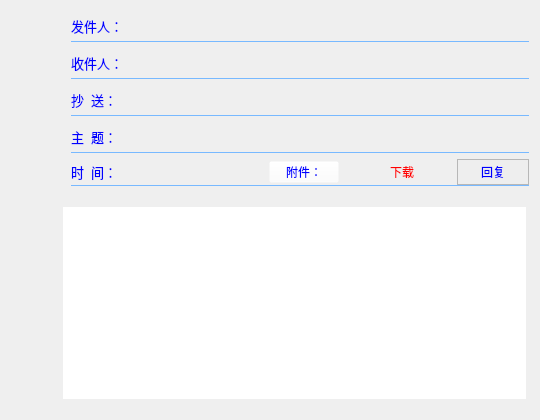
     <widget class="QWidget" name="tab_4">
      <attribute name="title">
       <string>查看邮件</string>
      </attribute>
      <layout class="QVBoxLayout" name="verticalLayout_7">
       <item>
        <layout class="QGridLayout" name="gridLayout_recver_3">
         <property name="spacing">
          <number>0</number>
         </property>
         <item row="0" column="0">
          <spacer name="horizontalSpacer_24">
           <property name="orientation">
            <enum>Qt::Horizontal</enum>
           </property>
           <property name="sizeType">
            <enum>QSizePolicy::Maximum</enum>
           </property>
           <property name="sizeHint" stdset="0">
            <size>
             <width>60</width>
             <height>20</height>
            </size>
           </property>
          </spacer>
         </item>
         <item row="0" column="1">
          <widget class="QLabel" name="label_recver_look_2">
           <property name="minimumSize">
            <size>
             <width>0</width>
             <height>30</height>
            </size>
           </property>
           <property name="font">
            <font>
             <pointsize>10</pointsize>
            </font>
           </property>
           <property name="styleSheet">
            <string notr="true">color: rgb(0, 0, 255);</string>
           </property>
           <property name="text">
            <string>发件人：</string>
           </property>
          </widget>
         </item>
         <item row="1" column="1" colspan="2">
          <widget class="QLabel" name="label_under_3">
           <property name="maximumSize">
            <size>
             <width>16777215</width>
             <height>1</height>
            </size>
           </property>
           <property name="styleSheet">
            <string notr="true">background-color: rgb(120, 185, 255);</string>
           </property>
           <property name="text">
            <string/>
           </property>
          </widget>
         </item>
         <item row="0" column="2">
          <widget class="QLineEdit" name="lineEdit_send_look">
           <property name="minimumSize">
            <size>
             <width>0</width>
             <height>30</height>
            </size>
           </property>
           <property name="font">
            <font>
             <pointsize>11</pointsize>
            </font>
           </property>
           <property name="styleSheet">
            <string notr="true">background-color: rgb(255, 255, 255,0);
border:0px;
color: rgb(170, 0, 255);</string>
           </property>
           <property name="text">
            <string/>
           </property>
          </widget>
         </item>
        </layout>
       </item>
       <item>
        <layout class="QGridLayout" name="gridLayout_recver_2">
         <property name="spacing">
          <number>0</number>
         </property>
         <item row="0" column="0">
          <spacer name="horizontalSpacer_13">
           <property name="orientation">
            <enum>Qt::Horizontal</enum>
           </property>
           <property name="sizeType">
            <enum>QSizePolicy::Maximum</enum>
           </property>
           <property name="sizeHint" stdset="0">
            <size>
             <width>60</width>
             <height>20</height>
            </size>
           </property>
          </spacer>
         </item>
         <item row="0" column="1">
          <widget class="QLabel" name="label_recver_look">
           <property name="minimumSize">
            <size>
             <width>0</width>
             <height>30</height>
            </size>
           </property>
           <property name="font">
            <font>
             <pointsize>10</pointsize>
            </font>
           </property>
           <property name="styleSheet">
            <string notr="true">color: rgb(0, 0, 255);</string>
           </property>
           <property name="text">
            <string>收件人：</string>
           </property>
          </widget>
         </item>
         <item row="1" column="1" colspan="2">
          <widget class="QLabel" name="label_under_2">
           <property name="maximumSize">
            <size>
             <width>16777215</width>
             <height>1</height>
            </size>
           </property>
           <property name="styleSheet">
            <string notr="true">background-color: rgb(120, 185, 255);</string>
           </property>
           <property name="text">
            <string/>
           </property>
          </widget>
         </item>
         <item row="0" column="2">
          <widget class="QLineEdit" name="lineEdit_recv_look">
           <property name="minimumSize">
            <size>
             <width>0</width>
             <height>30</height>
            </size>
           </property>
           <property name="font">
            <font>
             <pointsize>10</pointsize>
            </font>
           </property>
           <property name="styleSheet">
            <string notr="true">background-color: rgb(255, 255, 255,0);
border:0px;
color: rgb(170, 0, 255);</string>
           </property>
          </widget>
         </item>
        </layout>
       </item>
       <item>
        <layout class="QGridLayout" name="gridLayout_recver_6">
         <property name="spacing">
          <number>0</number>
         </property>
         <item row="0" column="0">
          <spacer name="horizontalSpacer_25">
           <property name="orientation">
            <enum>Qt::Horizontal</enum>
           </property>
           <property name="sizeType">
            <enum>QSizePolicy::Maximum</enum>
           </property>
           <property name="sizeHint" stdset="0">
            <size>
             <width>60</width>
             <height>20</height>
            </size>
           </property>
          </spacer>
         </item>
         <item row="0" column="1">
          <widget class="QLabel" name="label_recver_look_3">
           <property name="minimumSize">
            <size>
             <width>0</width>
             <height>30</height>
            </size>
           </property>
           <property name="font">
            <font>
             <pointsize>10</pointsize>
            </font>
           </property>
           <property name="styleSheet">
            <string notr="true">color: rgb(0, 0, 255);</string>
           </property>
           <property name="text">
            <string>抄  送：</string>
           </property>
          </widget>
         </item>
         <item row="1" column="1" colspan="2">
          <widget class="QLabel" name="label_under_6">
           <property name="maximumSize">
            <size>
             <width>16777215</width>
             <height>1</height>
            </size>
           </property>
           <property name="styleSheet">
            <string notr="true">background-color: rgb(120, 185, 255);</string>
           </property>
           <property name="text">
            <string/>
           </property>
          </widget>
         </item>
         <item row="0" column="2">
          <widget class="QLineEdit" name="lineEdit_copy_look">
           <property name="minimumSize">
            <size>
             <width>0</width>
             <height>30</height>
            </size>
           </property>
           <property name="font">
            <font>
             <pointsize>10</pointsize>
            </font>
           </property>
           <property name="styleSheet">
            <string notr="true">background-color: rgb(255, 255, 255,0);
border:0px;
color: rgb(170, 0, 255);</string>
           </property>
          </widget>
         </item>
        </layout>
       </item>
       <item>
        <layout class="QGridLayout" name="gridLayout_topic_2">
         <property name="spacing">
          <number>0</number>
         </property>
         <item row="0" column="1">
          <widget class="QLabel" name="label_topic_look">
           <property name="minimumSize">
            <size>
             <width>0</width>
             <height>30</height>
            </size>
           </property>
           <property name="font">
            <font>
             <pointsize>10</pointsize>
            </font>
           </property>
           <property name="styleSheet">
            <string notr="true">color: rgb(0, 0, 255);</string>
           </property>
           <property name="text">
            <string>主  题：</string>
           </property>
          </widget>
         </item>
         <item row="1" column="1" colspan="2">
          <widget class="QLabel" name="label_topicUnder_2">
           <property name="maximumSize">
            <size>
             <width>16777215</width>
             <height>1</height>
            </size>
           </property>
           <property name="styleSheet">
            <string notr="true">background-color: rgb(120, 185, 255);</string>
           </property>
           <property name="text">
            <string/>
           </property>
          </widget>
         </item>
         <item row="0" column="0">
          <spacer name="horizontalSpacer_23">
           <property name="orientation">
            <enum>Qt::Horizontal</enum>
           </property>
           <property name="sizeType">
            <enum>QSizePolicy::Maximum</enum>
           </property>
           <property name="sizeHint" stdset="0">
            <size>
             <width>60</width>
             <height>20</height>
            </size>
           </property>
          </spacer>
         </item>
         <item row="0" column="2">
          <widget class="QLineEdit" name="lineEdit_topic_look">
           <property name="minimumSize">
            <size>
             <width>0</width>
             <height>30</height>
            </size>
           </property>
           <property name="font">
            <font>
             <pointsize>11</pointsize>
            </font>
           </property>
           <property name="styleSheet">
            <string notr="true">background-color: rgb(255, 255, 255,0);
border:0px;
color: rgb(170, 0, 255);</string>
           </property>
          </widget>
         </item>
        </layout>
       </item>
       <item>
        <layout class="QHBoxLayout" name="horizontalLayout_8">
         <property name="spacing">
          <number>0</number>
         </property>
         <item>
          <spacer name="horizontalSpacer_16">
           <property name="orientation">
            <enum>Qt::Horizontal</enum>
           </property>
           <property name="sizeType">
            <enum>QSizePolicy::Maximum</enum>
           </property>
           <property name="sizeHint" stdset="0">
            <size>
             <width>60</width>
             <height>20</height>
            </size>
           </property>
          </spacer>
         </item>
         <item>
          <layout class="QVBoxLayout" name="verticalLayout_6">
           <property name="spacing">
            <number>0</number>
           </property>
           <item>
            <layout class="QHBoxLayout" name="horizontalLayout_6">
             <property name="spacing">
              <number>0</number>
             </property>
             <item>
              <widget class="QLabel" name="label_3">
               <property name="font">
                <font>
                 <pointsize>10</pointsize>
                </font>
               </property>
               <property name="styleSheet">
                <string notr="true">color: rgb(0, 0, 255);</string>
               </property>
               <property name="text">
                <string>时  间：</string>
               </property>
              </widget>
             </item>
             <item>
              <widget class="QLineEdit" name="lineEdit_dealTime_look">
               <property name="maximumSize">
                <size>
                 <width>200</width>
                 <height>200</height>
                </size>
               </property>
               <property name="styleSheet">
                <string notr="true">background-color: rgb(255, 255, 255,0);
border:0px;
color: rgb(131, 131, 131);</string>
               </property>
              </widget>
             </item>
             <item>
              <spacer name="horizontalSpacer_20">
               <property name="orientation">
                <enum>Qt::Horizontal</enum>
               </property>
               <property name="sizeType">
                <enum>QSizePolicy::Maximum</enum>
               </property>
               <property name="sizeHint" stdset="0">
                <size>
                 <width>45</width>
                 <height>20</height>
                </size>
               </property>
              </spacer>
             </item>
             <item>
              <widget class="QPushButton" name="pushButton_appendix_look">
               <property name="minimumSize">
                <size>
                 <width>70</width>
                 <height>22</height>
                </size>
               </property>
               <property name="maximumSize">
                <size>
                 <width>70</width>
                 <height>22</height>
                </size>
               </property>
               <property name="styleSheet">
                <string notr="true">QPushButton#pushButton_appendix_look
{
	color:blue;	
	background-color: rgb(255, 255, 255,0);
}

QPushButton#pushButton_appendix_look:hover
{
	color:white;
	background-color: rgb(255, 255, 255,0);
}
</string>
               </property>
               <property name="text">
                <string>附件：</string>
               </property>
              </widget>
             </item>
             <item>
              <widget class="QPushButton" name="pushButton_appendixPath_look">
               <property name="minimumSize">
                <size>
                 <width>0</width>
                 <height>22</height>
                </size>
               </property>
               <property name="font">
                <font>
                 <pointsize>10</pointsize>
                </font>
               </property>
               <property name="styleSheet">
                <string notr="true">QPushButton#pushButton_appendixPath_look
{
    color:green;
    background-color:rgb(238 , 238 , 238,0);
    border: 0px solid rgb(183 , 183 , 183);
}

QPushButton#pushButton_appendixPath_look:hover
{
    color:white;
    
	background-color: rgb(85, 170, 255);
    border: 0px solid rgb(15 , 150 , 255);
}
</string>
               </property>
               <property name="text">
                <string/>
               </property>
              </widget>
             </item>
             <item>
              <spacer name="horizontalSpacer_21">
               <property name="orientation">
                <enum>Qt::Horizontal</enum>
               </property>
               <property name="sizeType">
                <enum>QSizePolicy::Maximum</enum>
               </property>
               <property name="sizeHint" stdset="0">
                <size>
                 <width>13</width>
                 <height>20</height>
                </size>
               </property>
              </spacer>
             </item>
             <item>
              <widget class="QPushButton" name="pushButton_downAppendix">
               <property name="minimumSize">
                <size>
                 <width>30</width>
                 <height>22</height>
                </size>
               </property>
               <property name="maximumSize">
                <size>
                 <width>30</width>
                 <height>16777215</height>
                </size>
               </property>
               <property name="font">
                <font>
                 <pointsize>9</pointsize>
                </font>
               </property>
               <property name="styleSheet">
                <string notr="true">QPushButton#pushButton_downAppendix
{
    color:red;
    background-color:rgb(238 , 238 , 238,0);
    border: 0px solid rgb(183 , 183 , 183);
}

QPushButton#pushButton_downAppendix:hover
{
    
	color: rgb(0, 0, 255);
    
	background-color: rgb(221, 245, 255);
    border: 0px solid rgb(15 , 150 , 255);
}

QPushButton#pushButton_downAppendix:pressed
{
    color:white;	
	background-color: rgb(19, 42, 255);
    border: 1px solid rgb(11 , 137 , 234);
}</string>
               </property>
               <property name="text">
                <string>下载</string>
               </property>
              </widget>
             </item>
             <item>
              <spacer name="horizontalSpacer_22">
               <property name="orientation">
                <enum>Qt::Horizontal</enum>
               </property>
               <property name="sizeHint" stdset="0">
                <size>
                 <width>40</width>
                 <height>20</height>
                </size>
               </property>
              </spacer>
             </item>
             <item>
              <widget class="QPushButton" name="pushButton_reply">
               <property name="minimumSize">
                <size>
                 <width>72</width>
                 <height>26</height>
                </size>
               </property>
               <property name="maximumSize">
                <size>
                 <width>72</width>
                 <height>26</height>
                </size>
               </property>
               <property name="styleSheet">
                <string notr="true">QPushButton#pushButton_reply
{
	
	color: rgb(0, 0, 255);
    background-color:rgb(238 , 238 , 238);
    border: 1px solid rgb(183 , 183 , 183);
}

QPushButton#pushButton_reply:hover
{
    
	color: rgb(0, 85, 255);
	background-color: rgb(221, 245, 255);
    border: 1px solid rgb(15 , 150 , 255);
}

QPushButton#pushButton_reply:pressed
{
    color:white;	
	
	background-color: rgb(221, 245, 255);
    border: 1px solid rgb(11 , 137 , 234);
}</string>
               </property>
               <property name="text">
                <string>回复</string>
               </property>
              </widget>
             </item>
            </layout>
           </item>
           <item>
            <widget class="QLabel" name="label_4">
             <property name="maximumSize">
              <size>
               <width>16777215</width>
               <height>1</height>
              </size>
             </property>
             <property name="styleSheet">
              <string notr="true">background-color: rgb(120, 185, 255);</string>
             </property>
             <property name="text">
              <string/>
             </property>
            </widget>
           </item>
          </layout>
         </item>
        </layout>
       </item>
       <item>
        <widget class="QGroupBox" name="groupBox_look">
         <property name="styleSheet">
          <string notr="true">QGroupBox#groupBox_look
{
	border:0px;
}
</string>
         </property>
         <property name="title">
          <string/>
         </property>
         <layout class="QVBoxLayout" name="verticalLayout_5">
          <property name="spacing">
           <number>0</number>
          </property>
          <property name="topMargin">
           <number>9</number>
          </property>
          <property name="rightMargin">
           <number>0</number>
          </property>
          <property name="bottomMargin">
           <number>0</number>
          </property>
          <item>
           <layout class="QHBoxLayout" name="horizontalLayout_7">
            <item>
             <spacer name="horizontalSpacer_17">
              <property name="orientation">
               <enum>Qt::Horizontal</enum>
              </property>
              <property name="sizeType">
               <enum>QSizePolicy::Maximum</enum>
              </property>
              <property name="sizeHint" stdset="0">
               <size>
                <width>40</width>
                <height>20</height>
               </size>
              </property>
             </spacer>
            </item>
            <item>
             <widget class="QTextEdit" name="textEdit_look">
              <property name="enabled">
               <bool>true</bool>
              </property>
              <property name="styleSheet">
               <string notr="true">
QTextEdit{border:0px;	border-image: url(:/images/EmailImage/textBackGround/34.png);}
</string>
              </property>
              <property name="readOnly">
               <bool>true</bool>
              </property>
             </widget>
            </item>
           </layout>
          </item>
          <item>
           <spacer name="verticalSpacer_2">
            <property name="orientation">
             <enum>Qt::Vertical</enum>
            </property>
            <property name="sizeType">
             <enum>QSizePolicy::Maximum</enum>
            </property>
            <property name="sizeHint" stdset="0">
             <size>
              <width>30</width>
              <height>7</height>
             </size>
            </property>
           </spacer>
          </item>
         </layout>
        </widget>
       </item>
      </layout>
     </widget>
